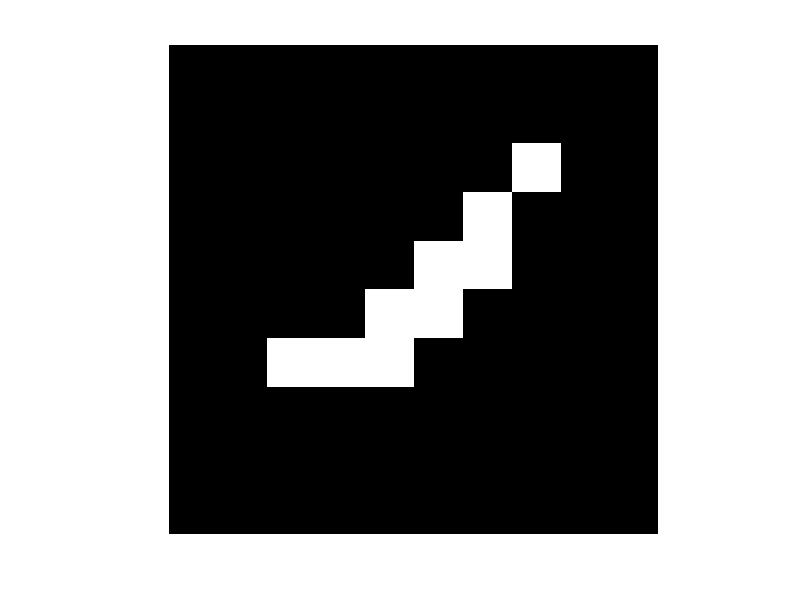

Write MATLAB code to recreate this figure. (Note: this script raises an error after producing the figure.)
clear;
close all;

imagefiles = dir('..\Messungen\selfdrawn\*.png');
%start_file = 1;
nfiles = size(imagefiles,1);

% for i=1:nfiles
%     I = imread(append('..\Messungen\selfdrawn\', imagefiles(i).name));
%     figure, imshow(I(:,:,1));
% end


% [dbfile,path] = uigetfile('*.png','Select an icon file','..Messungen\sefldrawn\fila1.png');
% if isequal(dbfile,0)
%    disp('User selected Cancel');
% else
%    disp(['User selected ', fullfile(path,dbfile)]);
% end
% I = imread(fullfile(path,dbfile));
%% compare form-descriptors


% forms{x} = [0,0,0,0,0,0,0,0,0,0;
%             0,0,0,0,0,0,0,0,0,0;
%             0,0,0,0,0,0,0,0,0,0;
%             0,0,0,0,0,0,0,0,0,0;
%             0,0,0,0,0,0,0,0,0,0;
%             0,0,0,0,0,0,0,0,0,0;
%             0,0,0,0,0,0,0,0,0,0;
%             0,0,0,0,0,0,0,0,0,0;
%             0,0,0,0,0,0,0,0,0,0;
%             0,0,0,0,0,0,0,0,0,0];

forms{1} = [0,0,0,0,0,0,0,0,0,0;
            1,1,1,0,0,0,0,0,0,0;
            0,0,0,1,0,0,0,0,0,0;
            0,0,0,0,1,0,0,0,0,0;
            0,0,0,0,1,0,0,0,0,0;
            0,0,0,0,1,0,0,0,0,0;
            0,0,0,0,1,0,0,0,0,0;
            0,0,0,0,0,1,0,0,0,0;
            0,0,0,0,0,1,0,0,0,1;
            0,0,0,0,0,0,1,1,1,0];
%figure, imshow(forms{1});

forms{2} = [0,0,0,0,0,0,0,0,0,0;
            1,1,1,0,0,0,0,0,0,0;
            0,0,0,1,0,0,0,1,1,1;
            0,0,0,0,1,0,1,0,0,0;
            0,0,0,0,1,1,0,0,0,0;
            0,0,0,0,1,0,0,0,0,0;
            0,0,0,0,1,0,0,0,0,0;
            0,0,0,0,0,1,0,0,0,0;
            0,0,0,0,0,1,0,0,0,1;
            0,0,0,0,0,0,1,1,1,0];
%figure, imshow(forms{2});

forms{3} = [0,0,1,1,1,0,0,0,0,0;
            0,0,0,0,0,1,0,0,0,0;
            0,0,0,0,0,0,1,0,0,0;
            0,0,0,0,0,0,1,0,0,0;
            0,0,0,0,0,0,0,1,0,0;
            0,0,0,0,0,0,0,1,0,0;
            0,0,0,0,0,0,0,1,0,0;
            0,0,0,0,0,0,1,0,0,0;
            0,0,1,1,1,1,0,0,0,0;
            0,1,0,0,0,0,0,0,0,0];
%figure, imshow(forms{3});

forms{4} = [0,0,0,0,1,0,0,0,0,0;
            0,0,0,0,1,0,0,0,0,0;
            0,0,0,0,1,1,0,0,0,0;
            0,0,0,0,1,1,1,0,0,0;
            0,0,0,0,1,1,1,0,0,0;
            0,0,0,0,1,1,1,0,0,0;
            0,0,0,0,0,1,1,0,0,0;
            0,0,0,0,0,1,1,0,0,0;
            0,0,0,0,1,1,0,0,0,0;
            0,0,0,0,1,0,0,0,0,0];
%figure, imshow(forms{4});

forms{5} = [0,0,0,0,0,0,0,0,0,0;
            0,0,0,0,0,0,0,0,0,0;
            0,0,0,0,0,0,0,1,0,0;
            0,0,0,0,0,0,1,0,0,0;
            0,0,0,0,0,1,1,0,0,0;
            0,0,0,0,1,1,0,0,0,0;
            0,0,1,1,1,0,0,0,0,0;
            0,0,0,0,0,0,0,0,0,0;
            0,0,0,0,0,0,0,0,0,0;
            0,0,0,0,0,0,0,0,0,0];
figure, imshow(forms{5});


num_images = size(forms,2);
Circularity = double(num_images);
Eccentricity = double(num_images);
Orientation = double(num_images);
Perimeter_per_Area = double(num_images);
RG = double(num_images);
distances = double(num_images);
Perimeter_distance_per_Area = double(num_images);

for i=1:nfiles
    img = imread(append('..\Messungen\selfdrawn\', imagefiles(i).name));
    img = img(:,:,1);
    img = imcomplement(img);
    %img = forms{5};
    %figure, imshow(img);
    connected_objects = bwconncomp(img,8); %forms{1,i}
    stats = regionprops(connected_objects,"Circularity","Eccentricity", "Area","Perimeter","Orientation");

    Circularity(i) = stats.Circularity;
    Eccentricity(i) = stats.Eccentricity;
    Orientation(i) = stats.Orientation;
    Perimeter_per_Area(i) = stats.Perimeter / stats.Area;
    RG(i) = ReducedRadiusOfGyration(img);

    img = imcomplement(img);
    [D,idx] = bwdist(img);
    distances(i) = max(D(:));

    Perimeter_distance_per_Area(i) = stats.Perimeter*distances(i) / stats.Area;
end

field1 = 'Circularity';  value1 = {Circularity(1,1),Circularity(1,2),Circularity(1,3),Circularity(1,4),Circularity(1,5),Circularity(1,6),Circularity(1,7),Circularity(1,8),Circularity(1,9),Circularity(1,10),Circularity(1,11),Circularity(1,12),Circularity(1,13),Circularity(1,14),Circularity(1,15),Circularity(1,16),Circularity(1,17),Circularity(1,18),Circularity(1,19),Circularity(1,20)};
field2 = 'Eccentricity';  value2 = {Eccentricity(1,1),Eccentricity(1,2),Eccentricity(1,3),Eccentricity(1,4),Eccentricity(1,5),Eccentricity(1,6),Eccentricity(1,7),Eccentricity(1,8),Eccentricity(1,9),Eccentricity(1,10),Eccentricity(1,11),Eccentricity(1,12),Eccentricity(1,13),Eccentricity(1,14),Eccentricity(1,15),Eccentricity(1,16),Eccentricity(1,17),Eccentricity(1,18),Eccentricity(1,19),Eccentricity(1,20)};
field3 = 'distance';  value3 = {distances(1,1),distances(1,2),distances(1,3),distances(1,4),distances(1,5),distances(1,6),distances(1,7),distances(1,8),distances(1,9),distances(1,10),distances(1,11),distances(1,12),distances(1,13),distances(1,14),distances(1,15),distances(1,16),distances(1,17),distances(1,18),distances(1,19),distances(1,20)};
field4 = 'peri_distance_per_area';  value4 = {Perimeter_distance_per_Area(1,1),Perimeter_distance_per_Area(1,2),Perimeter_distance_per_Area(1,3),Perimeter_distance_per_Area(1,4),Perimeter_distance_per_Area(1,5),Perimeter_distance_per_Area(1,6),Perimeter_distance_per_Area(1,7),Perimeter_distance_per_Area(1,8),Perimeter_distance_per_Area(1,9),Perimeter_distance_per_Area(1,10),Perimeter_distance_per_Area(1,11),Perimeter_distance_per_Area(1,12),Perimeter_distance_per_Area(1,13),Perimeter_distance_per_Area(1,14),Perimeter_distance_per_Area(1,15),Perimeter_distance_per_Area(1,16),Perimeter_distance_per_Area(1,17),Perimeter_distance_per_Area(1,18),Perimeter_distance_per_Area(1,19),Perimeter_distance_per_Area(1,20)};
field5 = 'peri_per_area'; value5 = {Perimeter_per_Area(1,1),Perimeter_per_Area(1,2),Perimeter_per_Area(1,3),Perimeter_per_Area(1,4),Perimeter_per_Area(1,5),Perimeter_per_Area(1,6),Perimeter_per_Area(1,7),Perimeter_per_Area(1,8),Perimeter_per_Area(1,9),Perimeter_per_Area(1,10),Perimeter_per_Area(1,11),Perimeter_per_Area(1,12),Perimeter_per_Area(1,13),Perimeter_per_Area(1,14),Perimeter_per_Area(1,15),Perimeter_per_Area(1,16),Perimeter_per_Area(1,17),Perimeter_per_Area(1,18),Perimeter_per_Area(1,19),Perimeter_per_Area(1,20)};
field6 = 'RRG'; value6 = {RG(1,1),RG(1,2),RG(1,3),RG(1,4),RG(1,5),RG(1,6),RG(1,7),RG(1,8),RG(1,9),RG(1,10),RG(1,11),RG(1,12),RG(1,13),RG(1,14),RG(1,15),RG(1,16),RG(1,17),RG(1,18),RG(1,19),RG(1,20)};

summary = struct(field1,value1,field2,value2,field3,value3,field4,value4,field5,value5,field6,value6);